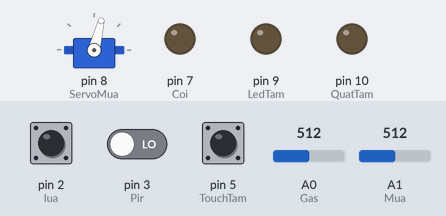
The sketch below on a simulated Arduino Uno, built with avr-gcc and run on an emulated ATmega328P. Parts: servo, output pins drawn as LEDs (lit = HIGH). Inputs (shaded band) come from the test bench; at power-on: A0 (Gas) = 512, pin 3 (Pir) LOW, A1 (Mua) = 512, pin 2 (lua) HIGH, pin 5 (TouchTam) LOW. What the sketch prints to the serial monitor is not drawn.

Above: at 4.36 s.
4.4 s: A0 (Gas) set to 683
8.9 s: A0 (Gas) set to 707
At 10.74 s:
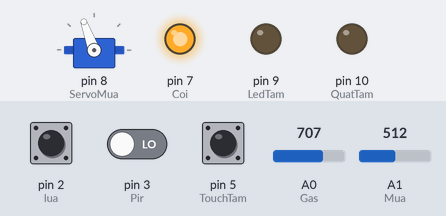
13.4 s: pin 3 (Pir) driven HIGH
At 17.7 s:
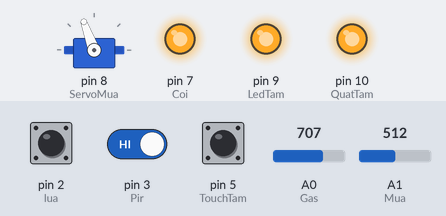
17.9 s: A0 (Gas) set to 690
At 21.4 s:
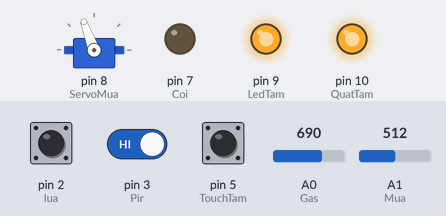
22.4 s: A1 (Mua) set to 685
26.9 s: A1 (Mua) set to 710
At 27.05 s:
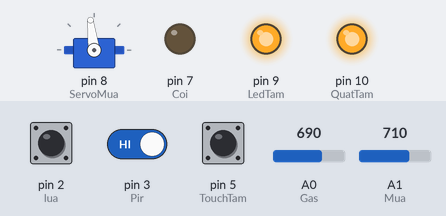
Timing chart, 0 to 29.9 s (numbered marks = the images above; inputs shaded):
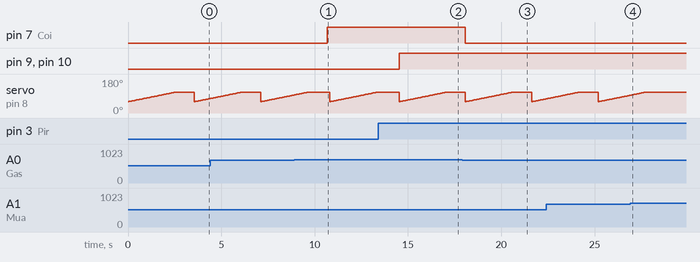

Measured:
- the behaviour switches between 700 and 701 on A0 (Gas) (found by bisection; images 0 and 1)
- the behaviour switches between 699 and 700 on A1 (Mua) (found by bisection; images 3 and 4)
- after the input at 8.9 s, pin 7 (Coi): LOW → HIGH after 1.8 s
- after the input at 13.4 s, pin 9 (LedTam), pin 10 (QuatTam): LOW → HIGH after 1.1 s
- after the input at 17.9 s, pin 7 (Coi): HIGH → LOW after 0.18 s
- after the input at 26.9 s, servo on pin 8 (ServoMua): goes on until 27.7 s, then stays 110°

The sketch:

SmartHomeV1.ino
```cpp
#include <Servo.h>
#include <SoftwareSerial.h>
const int lua = 2 ;
const int Pir = 3 ;
const int TouchTam = 5 ;
const int Coi = 7;
const int ServoMua = 8;
const int LedTam = 9;
const int QuatTam = 10;
const int Gas = A0;
const int Mua = A1;
// config Value
float gasValue;
int luaValue;
int PirState= 0 ;
int TouchTamValue = 0;
int coiState = 0;
int LedTamValue = 0;
int RainValue = 0;
// servo
Servo myservo;
int pos = 0;
// set Taste
bool isServoMoved = false;
bool isPersonSensor = false ;
bool previousStateBep = false ;
bool previousStateTam = false ;
bool previousStateNgu = false ;
unsigned long previousMillis = 0;
const long interval = 5000; // Thời gian 5 giây

SoftwareSerial arduinoSerial(12, 13); //RX TX
void setup() {
  // put your setup code here, to run once:
  Serial.begin(115200);
  arduinoSerial.begin(115200);

  myservo.attach(ServoMua);
  pinMode(TouchTam, INPUT);
  pinMode(lua, INPUT);
  pinMode(Pir, INPUT);
  pinMode(Mua, INPUT);
  pinMode(Gas, INPUT);
// Out Put
   pinMode(Coi, OUTPUT);
   pinMode(ServoMua, OUTPUT);
   pinMode(LedTam, OUTPUT);
   pinMode(QuatTam, OUTPUT);
}

void loop() {

  // put your main code here, to run repeatedly:
  gasValue = analogRead(Gas);
  luaValue  = digitalRead(lua);
  PirState = digitalRead(Pir);
  TouchTamValue = digitalRead(TouchTam);
  RainValue = analogRead(Mua);
  unsigned long currentMillis = millis();

  if (currentMillis - previousMillis >= interval) {
    // Làm điều gì đó mỗi 5 giây ở đây
    String sendData = String(gasValue) + "," + String(luaValue) + "," + String(PirState) + "," + String(TouchTamValue) + "," + String(RainValue);

  // Gửi dữ liệu qua Serial (TX)
   arduinoSerial.println(sendData);

    // Cập nhật thời gian trước đó
    previousMillis = currentMillis;
  }
  WarningFire(luaValue , gasValue);
  PirSendor(PirState,isPersonSensor);
  RainSensor(RainValue,isServoMoved );
  delay(1000);
}
void WarningFire(int luaValue , float gasValue){
// Gas and Fire
Serial.print(gasValue);
Serial.print("Lưa");
Serial.print(luaValue);
if(gasValue > 700 || luaValue ==  LOW){
      coiState = HIGH;
      digitalWrite(Coi, HIGH);
      Serial.println("COI ON");
      delay(150);
    } else {
      coiState = LOW;
      digitalWrite(Coi, LOW);
      Serial.println("COI OFF");
  }
}

void RainSensor(int RainValue, bool isServoMoved ){
  Serial.println("Rain");
  Serial.println(RainValue);
  if(RainValue < 700 && !isServoMoved ) {
    for(pos = 60; pos <= 110; pos++){
        myservo.write(pos);
        delay(50);
    }
    isServoMoved = true;
  } else   if (RainValue < 700 && !isServoMoved ){
    for(pos = 110; pos>=60; pos--) {
        myservo.write(pos);
        delay(50);
    }
    isServoMoved = false;
  }
}

void PirSendor(int PirState, bool &isPersonSensor) {
    Serial.println("PirState");
  Serial.println(PirState);
  if (PirState == HIGH && !isPersonSensor) {
    Serial.println("LED TAM ON");
    digitalWrite(LedTam, HIGH);
    digitalWrite(QuatTam, HIGH);
    isPersonSensor = true;
  } else if (PirState == LOW && isPersonSensor) {
    Serial.println("LED TAM OFF");
    digitalWrite(LedTam, LOW);
    digitalWrite(QuatTam, LOW);
    isPersonSensor = false;
  }
}
```
